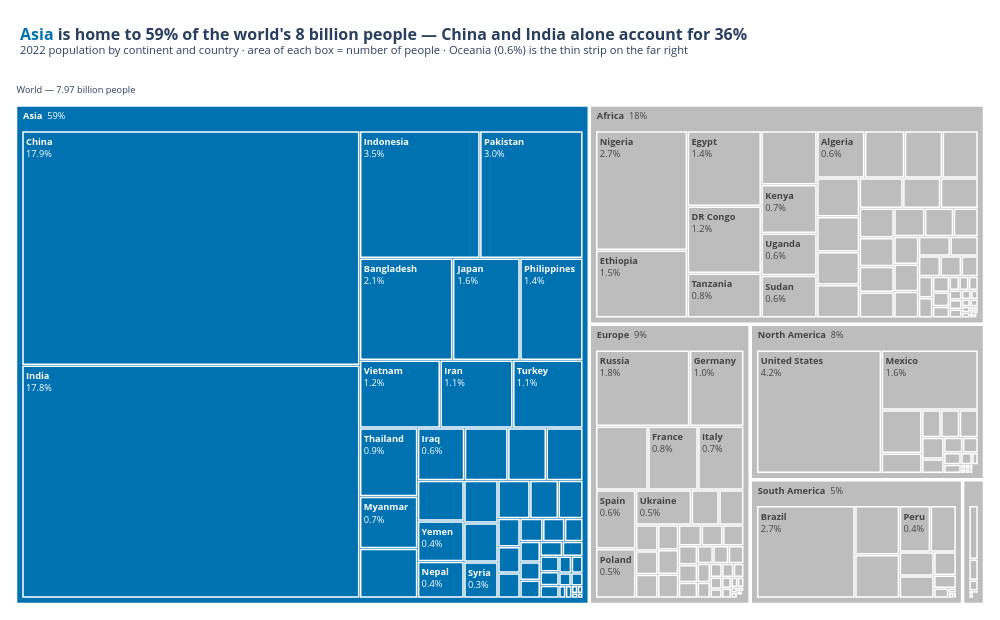

The notebook cell this image was saved under:
### Markdown cell above
**Chart choice & justification:** *Which chart did you choose, and why? Justify design choices.

**Treemap.** This is a two-level part-to-whole question (continent → country), and a treemap shows both levels in one figure, with each box's area proportional to population.

*Design:* Asia gets the accent colour because it holds most of the world's people; the other continents are grey context. Continent headers carry their share of the world and each country tile its own share; labels that don't fit are hidden rather than shrunk to an unreadable size.

### Code cell
# Q6
GREY, ACCENT = '#BDBDBD', '#0072B2'

world = df['2022 Population'].sum()
asia_share = df.loc[df['Continent'] == 'Asia', '2022 Population'].sum() / world
top2 = df.nlargest(2, '2022 Population')                                  # China and India

# Treemap headers only show the label, so the continent's share goes into its label: 'Asia  59%'
continent_share = df.groupby('Continent')['2022 Population'].sum() / world
q6 = df.assign(Region=df['Continent'].map(lambda c: f'<b>{c}</b>  {continent_share[c]:.0%}' if continent_share[c] >= 0.01
                                          else f'<b>{c}</b>  {continent_share[c]:.1%}'))

fig = px.treemap(q6, path=[px.Constant(f'World — {world / 1e9:.2f} billion people'), 'Region', 'Country'],
                 values='2022 Population', color='Continent',
                 color_discrete_map={'(?)': '#FFFFFF', **{c: ACCENT if c == 'Asia' else GREY for c in df['Continent'].unique()}},
                 template='plotly_white')

fig.update_traces(texttemplate='<b>%{label}</b><br>%{percentRoot:.1%}', textfont=dict(size=13),
                  hovertemplate='<b>%{label}</b><br>%{value:,.0f} people<br>%{percentRoot:.1%} of the world<extra></extra>',
                  marker=dict(line=dict(color='white', width=1.5)), root_color='white', tiling=dict(pad=2))
fig.update_layout(
    title=dict(text=f"<b><span style='color:{ACCENT}'>Asia</span> is home to {asia_share:.0%} of the world's "
                    f"{world / 1e9:.0f} billion people — {top2['Country'].iloc[0]} and {top2['Country'].iloc[1]} alone "
                    f"account for {top2['2022 Population'].sum() / world:.0%}</b>"
                    "<br><sup>2022 population by continent and country · area of each box = number of people · Oceania (0.6%) is the thin strip on the far right</sup>",
               x=0.02, xanchor='left', font=dict(size=16)),
    uniformtext=dict(minsize=9, mode='hide'),          # hide labels that don't fit instead of shrinking them
    width=1000, height=620, margin=dict(l=10, r=10, t=80, b=10))
fig.show()

### Figure 1 — Plotly figure (JSON) as saved in the notebook; plotly's stock layout.template omitted (floating-point values rounded to 4 significant figures; data arrays with more than 128 entries replaced by an {"elided": "..."} marker saying what was removed)
{"data": [{"branchvalues": "total", "customdata": {"elided": "241x1 str values"}, "domain": {"x": [0, 1], "y": [0, 1]}, "hovertemplate": "<b>%{label}</b><br>%{value:,.0f} people<br>%{percentRoot:.1%} of the world<extra></extra>", "ids": {"elided": "241 str values"}, "labels": {"elided": "241 str values"}, "marker": {"colors": {"elided": "241 str values"}, "line": {"color": "white", "width": 1.5}}, "name": "", "parents": {"elided": "241 str values"}, "root": {"color": "white"}, "textfont": {"size": 13}, "texttemplate": "<b>%{label}</b><br>%{percentRoot:.1%}", "tiling": {"pad": 2}, "type": "treemap", "values": {"elided": "241 float values"}}], "layout": {"height": 620, "legend": {"tracegroupgap": 0}, "margin": {"b": 10, "l": 10, "r": 10, "t": 80}, "title": {"font": {"size": 16}, "text": "<b><span style='color:#0072B2'>Asia</span> is home to 59% of the world's 8 billion people — China and India alone account for 36%</b><br><sup>2022 population by continent and country · area of each box = number of people · Oceania (0.6%) is the thin strip on the far right</sup>", "x": 0.02, "xanchor": "left"}, "uniformtext": {"minsize": 9, "mode": "hide"}, "width": 1000}}
